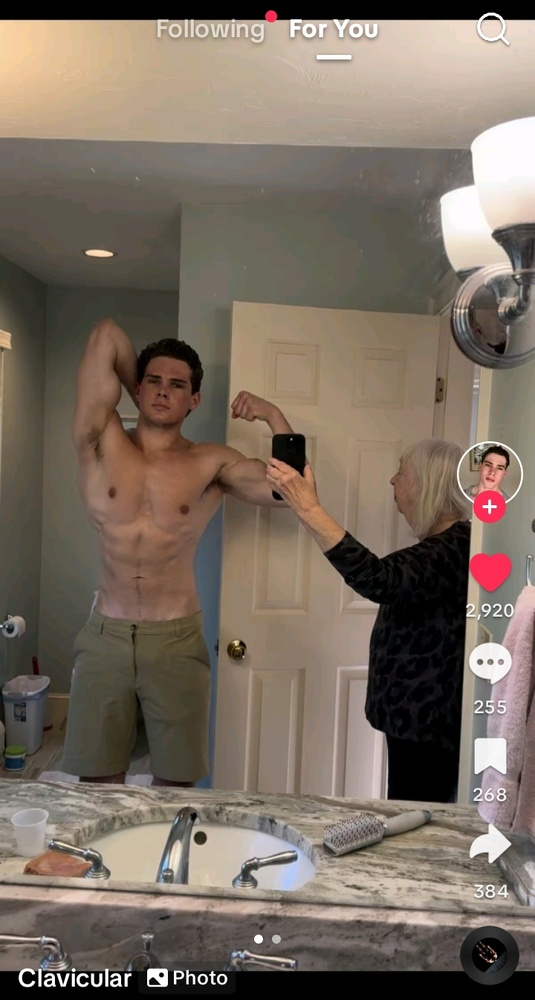
#> input picture Lab5/input.jpg, 535 x 1000 px, shrunk from 720 x 1346 before the run, found by its file name
$ python Zadanie6.py
#> lines starting #> are read from the running program, lines starting #| are printed output that depends on the picture
#> in main, img is the input picture: shape (1000, 535, 3); mean B, G, R 96.8, 108.9, 121.6
import sys
import cv2
import os
import numpy as np

IMAGE_PATH = "./Lab5/input.jpg"


def salt_and_pepper(image, amount=0.02, s_vs_p=0.5):
#> called with amount = 0.05, s_vs_p = 0.5
  out = image.copy()
  h, w = out.shape[:2]
#> h = 1000; w = 535
  num = int(amount * h * w)
#> num = 26750
  coords = [np.random.randint(0, i - 1, num) for i in (h, w)]
  out[coords[0], coords[1]] = 255
  coords = [np.random.randint(0, i - 1, num) for i in (h, w)]
  out[coords[0], coords[1]] = 0
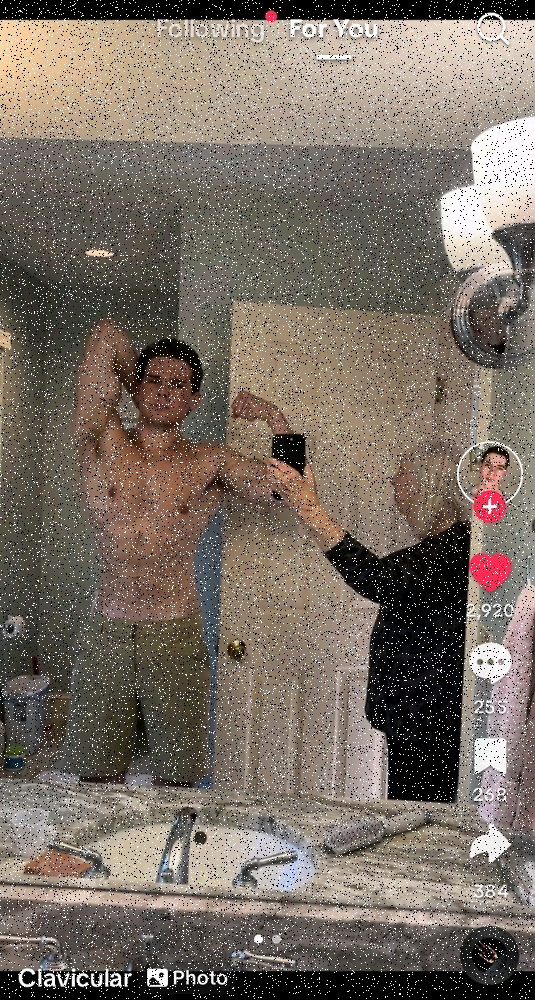
#> out: shape (1000, 535, 3); mean B, G, R 99.4, 110.4, 121.8
  return out


def main():
  img_path = sys.argv[1] if len(sys.argv) > 1 else IMAGE_PATH
  img = cv2.imread(img_path)
  if img is None:
    print("Cannot open", img_path)
    return
  base = os.path.splitext(os.path.basename(img_path))[0]

  noisy = salt_and_pepper(img, amount=0.05)
  cv2.imwrite(f"{base}_snp_noisy.jpg", noisy)
  print("Saved", f"{base}_snp_noisy.jpg")

  gauss = cv2.GaussianBlur(noisy, (5, 5), 0)
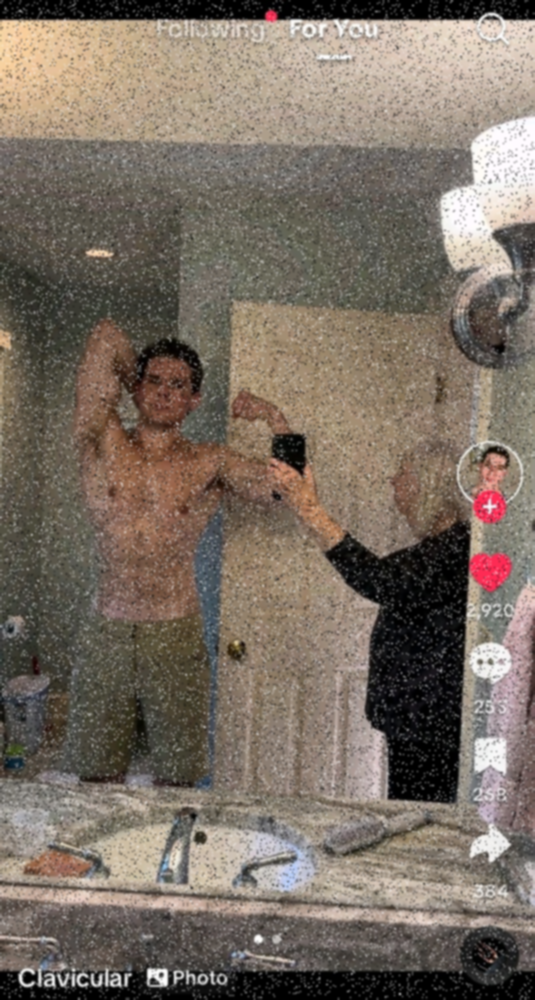
#> gauss: shape (1000, 535, 3); mean B, G, R 99.4, 110.4, 121.8
  cv2.imwrite(f"{base}_snp_gauss.jpg", gauss)
  print("Saved", f"{base}_snp_gauss.jpg")

  median = cv2.medianBlur(noisy, 5)
  cv2.imwrite(f"{base}_snp_median.jpg", median)
  print("Saved", f"{base}_snp_median.jpg")

  bilateral = cv2.bilateralFilter(noisy, 9, 75, 75)
  cv2.imwrite(f"{base}_snp_bilateral.jpg", bilateral)
  print("Saved", f"{base}_snp_bilateral.jpg")


if __name__ == "__main__":
  main()
